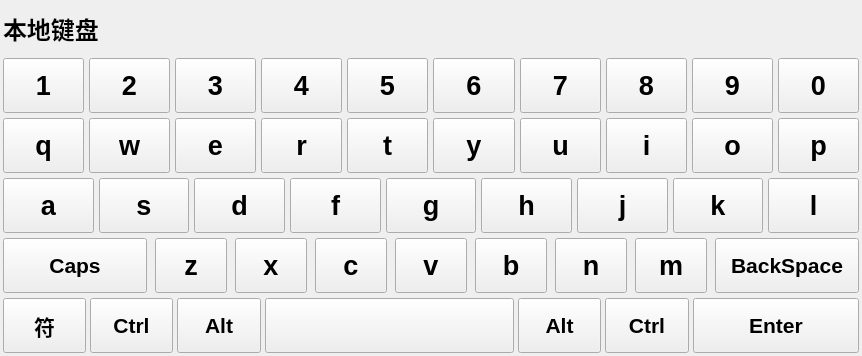
<?xml version="1.0" encoding="UTF-8"?>
<ui version="4.0">
 <class>localKeyboard</class>
 <widget class="QWidget" name="localKeyboard">
  <property name="geometry">
   <rect>
    <x>0</x>
    <y>0</y>
    <width>862</width>
    <height>356</height>
   </rect>
  </property>
  <property name="sizePolicy">
   <sizepolicy hsizetype="Fixed" vsizetype="Fixed">
    <horstretch>0</horstretch>
    <verstretch>0</verstretch>
   </sizepolicy>
  </property>
  <property name="windowTitle">
   <string>本地键盘</string>
  </property>
  <layout class="QVBoxLayout" name="verticalLayout" stretch="1,1,1,1,1,1">
   <property name="spacing">
    <number>5</number>
   </property>
   <property name="leftMargin">
    <number>3</number>
   </property>
   <property name="topMargin">
    <number>3</number>
   </property>
   <property name="rightMargin">
    <number>3</number>
   </property>
   <property name="bottomMargin">
    <number>3</number>
   </property>
   <item>
    <layout class="QHBoxLayout" name="horizontalLayout_6" stretch="7,0">
     <item>
      <widget class="QLabel" name="label">
       <property name="font">
        <font>
         <pointsize>18</pointsize>
         <weight>75</weight>
         <bold>true</bold>
        </font>
       </property>
       <property name="text">
        <string>本地键盘</string>
       </property>
      </widget>
     </item>
     <item>
      <widget class="QPushButton" name="close">
       <property name="sizePolicy">
        <sizepolicy hsizetype="Fixed" vsizetype="Preferred">
         <horstretch>0</horstretch>
         <verstretch>0</verstretch>
        </sizepolicy>
       </property>
       <property name="text">
        <string/>
       </property>
       <property name="icon">
        <iconset resource="res.qrc">
         <normaloff>:/images/close_hover.png</normaloff>:/images/close_hover.png</iconset>
       </property>
       <property name="iconSize">
        <size>
         <width>32</width>
         <height>32</height>
        </size>
       </property>
       <property name="flat">
        <bool>true</bool>
       </property>
      </widget>
     </item>
    </layout>
   </item>
   <item>
    <layout class="QHBoxLayout" name="horizontalLayout_4" stretch="1,1,1,1,1,1,1,1,1,1">
     <item>
      <widget class="QPushButton" name="key_1">
       <property name="sizePolicy">
        <sizepolicy hsizetype="Fixed" vsizetype="Fixed">
         <horstretch>0</horstretch>
         <verstretch>0</verstretch>
        </sizepolicy>
       </property>
       <property name="minimumSize">
        <size>
         <width>44</width>
         <height>55</height>
        </size>
       </property>
       <property name="maximumSize">
        <size>
         <width>16667</width>
         <height>55</height>
        </size>
       </property>
       <property name="font">
        <font>
         <pointsize>20</pointsize>
         <weight>75</weight>
         <bold>true</bold>
        </font>
       </property>
       <property name="whatsThis">
        <string>1|!</string>
       </property>
       <property name="text">
        <string>1</string>
       </property>
      </widget>
     </item>
     <item>
      <widget class="QPushButton" name="key_2">
       <property name="sizePolicy">
        <sizepolicy hsizetype="Fixed" vsizetype="Fixed">
         <horstretch>0</horstretch>
         <verstretch>0</verstretch>
        </sizepolicy>
       </property>
       <property name="minimumSize">
        <size>
         <width>44</width>
         <height>55</height>
        </size>
       </property>
       <property name="maximumSize">
        <size>
         <width>16667</width>
         <height>55</height>
        </size>
       </property>
       <property name="font">
        <font>
         <pointsize>20</pointsize>
         <weight>75</weight>
         <bold>true</bold>
        </font>
       </property>
       <property name="whatsThis">
        <string>2|@</string>
       </property>
       <property name="text">
        <string>2</string>
       </property>
      </widget>
     </item>
     <item>
      <widget class="QPushButton" name="key_3">
       <property name="sizePolicy">
        <sizepolicy hsizetype="Fixed" vsizetype="Fixed">
         <horstretch>0</horstretch>
         <verstretch>0</verstretch>
        </sizepolicy>
       </property>
       <property name="minimumSize">
        <size>
         <width>44</width>
         <height>55</height>
        </size>
       </property>
       <property name="maximumSize">
        <size>
         <width>16667</width>
         <height>55</height>
        </size>
       </property>
       <property name="font">
        <font>
         <pointsize>20</pointsize>
         <weight>75</weight>
         <bold>true</bold>
        </font>
       </property>
       <property name="whatsThis">
        <string>3|#</string>
       </property>
       <property name="text">
        <string>3</string>
       </property>
      </widget>
     </item>
     <item>
      <widget class="QPushButton" name="key_4">
       <property name="sizePolicy">
        <sizepolicy hsizetype="Fixed" vsizetype="Fixed">
         <horstretch>0</horstretch>
         <verstretch>0</verstretch>
        </sizepolicy>
       </property>
       <property name="minimumSize">
        <size>
         <width>44</width>
         <height>55</height>
        </size>
       </property>
       <property name="maximumSize">
        <size>
         <width>16667</width>
         <height>55</height>
        </size>
       </property>
       <property name="font">
        <font>
         <pointsize>20</pointsize>
         <weight>75</weight>
         <bold>true</bold>
        </font>
       </property>
       <property name="whatsThis">
        <string>4|$</string>
       </property>
       <property name="text">
        <string>4</string>
       </property>
      </widget>
     </item>
     <item>
      <widget class="QPushButton" name="key_5">
       <property name="sizePolicy">
        <sizepolicy hsizetype="Fixed" vsizetype="Fixed">
         <horstretch>0</horstretch>
         <verstretch>0</verstretch>
        </sizepolicy>
       </property>
       <property name="minimumSize">
        <size>
         <width>44</width>
         <height>55</height>
        </size>
       </property>
       <property name="maximumSize">
        <size>
         <width>16667</width>
         <height>55</height>
        </size>
       </property>
       <property name="font">
        <font>
         <pointsize>20</pointsize>
         <weight>75</weight>
         <bold>true</bold>
        </font>
       </property>
       <property name="whatsThis">
        <string>5|%</string>
       </property>
       <property name="text">
        <string>5</string>
       </property>
      </widget>
     </item>
     <item>
      <widget class="QPushButton" name="key_6">
       <property name="sizePolicy">
        <sizepolicy hsizetype="Fixed" vsizetype="Fixed">
         <horstretch>0</horstretch>
         <verstretch>0</verstretch>
        </sizepolicy>
       </property>
       <property name="minimumSize">
        <size>
         <width>44</width>
         <height>55</height>
        </size>
       </property>
       <property name="maximumSize">
        <size>
         <width>16667</width>
         <height>55</height>
        </size>
       </property>
       <property name="font">
        <font>
         <pointsize>20</pointsize>
         <weight>75</weight>
         <bold>true</bold>
        </font>
       </property>
       <property name="whatsThis">
        <string>6|^</string>
       </property>
       <property name="text">
        <string>6</string>
       </property>
      </widget>
     </item>
     <item>
      <widget class="QPushButton" name="key_7">
       <property name="sizePolicy">
        <sizepolicy hsizetype="Fixed" vsizetype="Fixed">
         <horstretch>0</horstretch>
         <verstretch>0</verstretch>
        </sizepolicy>
       </property>
       <property name="minimumSize">
        <size>
         <width>44</width>
         <height>55</height>
        </size>
       </property>
       <property name="maximumSize">
        <size>
         <width>16667</width>
         <height>55</height>
        </size>
       </property>
       <property name="font">
        <font>
         <pointsize>20</pointsize>
         <weight>75</weight>
         <bold>true</bold>
        </font>
       </property>
       <property name="whatsThis">
        <string>7|&amp;</string>
       </property>
       <property name="text">
        <string>7</string>
       </property>
      </widget>
     </item>
     <item>
      <widget class="QPushButton" name="key_8">
       <property name="sizePolicy">
        <sizepolicy hsizetype="Fixed" vsizetype="Fixed">
         <horstretch>0</horstretch>
         <verstretch>0</verstretch>
        </sizepolicy>
       </property>
       <property name="minimumSize">
        <size>
         <width>44</width>
         <height>55</height>
        </size>
       </property>
       <property name="maximumSize">
        <size>
         <width>16667</width>
         <height>55</height>
        </size>
       </property>
       <property name="font">
        <font>
         <pointsize>20</pointsize>
         <weight>75</weight>
         <bold>true</bold>
        </font>
       </property>
       <property name="whatsThis">
        <string>8|*</string>
       </property>
       <property name="text">
        <string>8</string>
       </property>
      </widget>
     </item>
     <item>
      <widget class="QPushButton" name="key_9">
       <property name="sizePolicy">
        <sizepolicy hsizetype="Fixed" vsizetype="Fixed">
         <horstretch>0</horstretch>
         <verstretch>0</verstretch>
        </sizepolicy>
       </property>
       <property name="minimumSize">
        <size>
         <width>44</width>
         <height>55</height>
        </size>
       </property>
       <property name="maximumSize">
        <size>
         <width>16667</width>
         <height>55</height>
        </size>
       </property>
       <property name="font">
        <font>
         <pointsize>20</pointsize>
         <weight>75</weight>
         <bold>true</bold>
        </font>
       </property>
       <property name="whatsThis">
        <string>9|(</string>
       </property>
       <property name="text">
        <string>9</string>
       </property>
      </widget>
     </item>
     <item>
      <widget class="QPushButton" name="key_0">
       <property name="sizePolicy">
        <sizepolicy hsizetype="Fixed" vsizetype="Fixed">
         <horstretch>0</horstretch>
         <verstretch>0</verstretch>
        </sizepolicy>
       </property>
       <property name="minimumSize">
        <size>
         <width>44</width>
         <height>55</height>
        </size>
       </property>
       <property name="maximumSize">
        <size>
         <width>16667</width>
         <height>55</height>
        </size>
       </property>
       <property name="font">
        <font>
         <pointsize>20</pointsize>
         <weight>75</weight>
         <bold>true</bold>
        </font>
       </property>
       <property name="whatsThis">
        <string>0|)</string>
       </property>
       <property name="text">
        <string>0</string>
       </property>
      </widget>
     </item>
    </layout>
   </item>
   <item>
    <layout class="QHBoxLayout" name="horizontalLayout" stretch="1,1,1,1,1,1,1,1,1,1">
     <item>
      <widget class="QPushButton" name="q">
       <property name="sizePolicy">
        <sizepolicy hsizetype="Fixed" vsizetype="Fixed">
         <horstretch>0</horstretch>
         <verstretch>0</verstretch>
        </sizepolicy>
       </property>
       <property name="minimumSize">
        <size>
         <width>44</width>
         <height>55</height>
        </size>
       </property>
       <property name="maximumSize">
        <size>
         <width>16667</width>
         <height>55</height>
        </size>
       </property>
       <property name="font">
        <font>
         <pointsize>20</pointsize>
         <weight>75</weight>
         <bold>true</bold>
        </font>
       </property>
       <property name="whatsThis">
        <string>q|{</string>
       </property>
       <property name="text">
        <string>q</string>
       </property>
      </widget>
     </item>
     <item>
      <widget class="QPushButton" name="w">
       <property name="sizePolicy">
        <sizepolicy hsizetype="Fixed" vsizetype="Fixed">
         <horstretch>0</horstretch>
         <verstretch>0</verstretch>
        </sizepolicy>
       </property>
       <property name="minimumSize">
        <size>
         <width>44</width>
         <height>55</height>
        </size>
       </property>
       <property name="maximumSize">
        <size>
         <width>16667</width>
         <height>55</height>
        </size>
       </property>
       <property name="font">
        <font>
         <pointsize>20</pointsize>
         <weight>75</weight>
         <bold>true</bold>
        </font>
       </property>
       <property name="whatsThis">
        <string>w|}</string>
       </property>
       <property name="text">
        <string>w</string>
       </property>
      </widget>
     </item>
     <item>
      <widget class="QPushButton" name="e">
       <property name="sizePolicy">
        <sizepolicy hsizetype="Fixed" vsizetype="Fixed">
         <horstretch>0</horstretch>
         <verstretch>0</verstretch>
        </sizepolicy>
       </property>
       <property name="minimumSize">
        <size>
         <width>44</width>
         <height>55</height>
        </size>
       </property>
       <property name="maximumSize">
        <size>
         <width>16667</width>
         <height>55</height>
        </size>
       </property>
       <property name="font">
        <font>
         <pointsize>20</pointsize>
         <weight>75</weight>
         <bold>true</bold>
        </font>
       </property>
       <property name="whatsThis">
        <string>e|[</string>
       </property>
       <property name="text">
        <string>e</string>
       </property>
      </widget>
     </item>
     <item>
      <widget class="QPushButton" name="r">
       <property name="sizePolicy">
        <sizepolicy hsizetype="Fixed" vsizetype="Fixed">
         <horstretch>0</horstretch>
         <verstretch>0</verstretch>
        </sizepolicy>
       </property>
       <property name="minimumSize">
        <size>
         <width>44</width>
         <height>55</height>
        </size>
       </property>
       <property name="maximumSize">
        <size>
         <width>16667</width>
         <height>55</height>
        </size>
       </property>
       <property name="font">
        <font>
         <pointsize>20</pointsize>
         <weight>75</weight>
         <bold>true</bold>
        </font>
       </property>
       <property name="whatsThis">
        <string>r|]</string>
       </property>
       <property name="text">
        <string>r</string>
       </property>
      </widget>
     </item>
     <item>
      <widget class="QPushButton" name="t">
       <property name="sizePolicy">
        <sizepolicy hsizetype="Fixed" vsizetype="Fixed">
         <horstretch>0</horstretch>
         <verstretch>0</verstretch>
        </sizepolicy>
       </property>
       <property name="minimumSize">
        <size>
         <width>44</width>
         <height>55</height>
        </size>
       </property>
       <property name="maximumSize">
        <size>
         <width>16667</width>
         <height>55</height>
        </size>
       </property>
       <property name="font">
        <font>
         <pointsize>20</pointsize>
         <weight>75</weight>
         <bold>true</bold>
        </font>
       </property>
       <property name="whatsThis">
        <string>t|:</string>
       </property>
       <property name="text">
        <string>t</string>
       </property>
      </widget>
     </item>
     <item>
      <widget class="QPushButton" name="y">
       <property name="sizePolicy">
        <sizepolicy hsizetype="Fixed" vsizetype="Fixed">
         <horstretch>0</horstretch>
         <verstretch>0</verstretch>
        </sizepolicy>
       </property>
       <property name="minimumSize">
        <size>
         <width>44</width>
         <height>55</height>
        </size>
       </property>
       <property name="maximumSize">
        <size>
         <width>16667</width>
         <height>55</height>
        </size>
       </property>
       <property name="font">
        <font>
         <pointsize>20</pointsize>
         <weight>75</weight>
         <bold>true</bold>
        </font>
       </property>
       <property name="whatsThis">
        <string>y|;</string>
       </property>
       <property name="text">
        <string>y</string>
       </property>
      </widget>
     </item>
     <item>
      <widget class="QPushButton" name="u">
       <property name="sizePolicy">
        <sizepolicy hsizetype="Fixed" vsizetype="Fixed">
         <horstretch>0</horstretch>
         <verstretch>0</verstretch>
        </sizepolicy>
       </property>
       <property name="minimumSize">
        <size>
         <width>44</width>
         <height>55</height>
        </size>
       </property>
       <property name="maximumSize">
        <size>
         <width>16667</width>
         <height>55</height>
        </size>
       </property>
       <property name="font">
        <font>
         <pointsize>20</pointsize>
         <weight>75</weight>
         <bold>true</bold>
        </font>
       </property>
       <property name="whatsThis">
        <string>u|&quot;</string>
       </property>
       <property name="text">
        <string>u</string>
       </property>
      </widget>
     </item>
     <item>
      <widget class="QPushButton" name="i">
       <property name="sizePolicy">
        <sizepolicy hsizetype="Fixed" vsizetype="Fixed">
         <horstretch>0</horstretch>
         <verstretch>0</verstretch>
        </sizepolicy>
       </property>
       <property name="minimumSize">
        <size>
         <width>44</width>
         <height>55</height>
        </size>
       </property>
       <property name="maximumSize">
        <size>
         <width>16667</width>
         <height>55</height>
        </size>
       </property>
       <property name="font">
        <font>
         <pointsize>20</pointsize>
         <weight>75</weight>
         <bold>true</bold>
        </font>
       </property>
       <property name="whatsThis">
        <string>i|'</string>
       </property>
       <property name="text">
        <string>i</string>
       </property>
      </widget>
     </item>
     <item>
      <widget class="QPushButton" name="o">
       <property name="sizePolicy">
        <sizepolicy hsizetype="Fixed" vsizetype="Fixed">
         <horstretch>0</horstretch>
         <verstretch>0</verstretch>
        </sizepolicy>
       </property>
       <property name="minimumSize">
        <size>
         <width>44</width>
         <height>55</height>
        </size>
       </property>
       <property name="maximumSize">
        <size>
         <width>16667</width>
         <height>55</height>
        </size>
       </property>
       <property name="font">
        <font>
         <pointsize>20</pointsize>
         <weight>75</weight>
         <bold>true</bold>
        </font>
       </property>
       <property name="whatsThis">
        <string>o|-</string>
       </property>
       <property name="text">
        <string>o</string>
       </property>
      </widget>
     </item>
     <item>
      <widget class="QPushButton" name="p">
       <property name="sizePolicy">
        <sizepolicy hsizetype="Fixed" vsizetype="Fixed">
         <horstretch>0</horstretch>
         <verstretch>0</verstretch>
        </sizepolicy>
       </property>
       <property name="minimumSize">
        <size>
         <width>44</width>
         <height>55</height>
        </size>
       </property>
       <property name="maximumSize">
        <size>
         <width>16667</width>
         <height>55</height>
        </size>
       </property>
       <property name="font">
        <font>
         <pointsize>20</pointsize>
         <weight>75</weight>
         <bold>true</bold>
        </font>
       </property>
       <property name="whatsThis">
        <string>p|_</string>
       </property>
       <property name="text">
        <string>p</string>
       </property>
      </widget>
     </item>
    </layout>
   </item>
   <item>
    <layout class="QHBoxLayout" name="horizontalLayout_2" stretch="1,1,1,1,1,1,1,1,1">
     <item>
      <widget class="QPushButton" name="a">
       <property name="sizePolicy">
        <sizepolicy hsizetype="Fixed" vsizetype="Fixed">
         <horstretch>0</horstretch>
         <verstretch>0</verstretch>
        </sizepolicy>
       </property>
       <property name="minimumSize">
        <size>
         <width>44</width>
         <height>55</height>
        </size>
       </property>
       <property name="maximumSize">
        <size>
         <width>16667</width>
         <height>55</height>
        </size>
       </property>
       <property name="font">
        <font>
         <pointsize>20</pointsize>
         <weight>75</weight>
         <bold>true</bold>
        </font>
       </property>
       <property name="whatsThis">
        <string>a|+</string>
       </property>
       <property name="text">
        <string>a</string>
       </property>
      </widget>
     </item>
     <item>
      <widget class="QPushButton" name="s">
       <property name="sizePolicy">
        <sizepolicy hsizetype="Fixed" vsizetype="Fixed">
         <horstretch>0</horstretch>
         <verstretch>0</verstretch>
        </sizepolicy>
       </property>
       <property name="minimumSize">
        <size>
         <width>44</width>
         <height>55</height>
        </size>
       </property>
       <property name="maximumSize">
        <size>
         <width>16667</width>
         <height>55</height>
        </size>
       </property>
       <property name="font">
        <font>
         <pointsize>20</pointsize>
         <weight>75</weight>
         <bold>true</bold>
        </font>
       </property>
       <property name="whatsThis">
        <string>s|=</string>
       </property>
       <property name="text">
        <string>s</string>
       </property>
      </widget>
     </item>
     <item>
      <widget class="QPushButton" name="d">
       <property name="sizePolicy">
        <sizepolicy hsizetype="Fixed" vsizetype="Fixed">
         <horstretch>0</horstretch>
         <verstretch>0</verstretch>
        </sizepolicy>
       </property>
       <property name="minimumSize">
        <size>
         <width>44</width>
         <height>55</height>
        </size>
       </property>
       <property name="maximumSize">
        <size>
         <width>16667</width>
         <height>55</height>
        </size>
       </property>
       <property name="font">
        <font>
         <pointsize>20</pointsize>
         <weight>75</weight>
         <bold>true</bold>
        </font>
       </property>
       <property name="whatsThis">
        <string>d|&lt;</string>
       </property>
       <property name="text">
        <string>d</string>
       </property>
      </widget>
     </item>
     <item>
      <widget class="QPushButton" name="f">
       <property name="sizePolicy">
        <sizepolicy hsizetype="Fixed" vsizetype="Fixed">
         <horstretch>0</horstretch>
         <verstretch>0</verstretch>
        </sizepolicy>
       </property>
       <property name="minimumSize">
        <size>
         <width>44</width>
         <height>55</height>
        </size>
       </property>
       <property name="maximumSize">
        <size>
         <width>16667</width>
         <height>55</height>
        </size>
       </property>
       <property name="font">
        <font>
         <pointsize>20</pointsize>
         <weight>75</weight>
         <bold>true</bold>
        </font>
       </property>
       <property name="whatsThis">
        <string>f|&gt;</string>
       </property>
       <property name="text">
        <string>f</string>
       </property>
      </widget>
     </item>
     <item>
      <widget class="QPushButton" name="g">
       <property name="sizePolicy">
        <sizepolicy hsizetype="Fixed" vsizetype="Fixed">
         <horstretch>0</horstretch>
         <verstretch>0</verstretch>
        </sizepolicy>
       </property>
       <property name="minimumSize">
        <size>
         <width>44</width>
         <height>55</height>
        </size>
       </property>
       <property name="maximumSize">
        <size>
         <width>16667</width>
         <height>55</height>
        </size>
       </property>
       <property name="font">
        <font>
         <pointsize>20</pointsize>
         <weight>75</weight>
         <bold>true</bold>
        </font>
       </property>
       <property name="whatsThis">
        <string>g|,</string>
       </property>
       <property name="text">
        <string>g</string>
       </property>
      </widget>
     </item>
     <item>
      <widget class="QPushButton" name="h">
       <property name="sizePolicy">
        <sizepolicy hsizetype="Fixed" vsizetype="Fixed">
         <horstretch>0</horstretch>
         <verstretch>0</verstretch>
        </sizepolicy>
       </property>
       <property name="minimumSize">
        <size>
         <width>44</width>
         <height>55</height>
        </size>
       </property>
       <property name="maximumSize">
        <size>
         <width>16667</width>
         <height>55</height>
        </size>
       </property>
       <property name="font">
        <font>
         <pointsize>20</pointsize>
         <weight>75</weight>
         <bold>true</bold>
        </font>
       </property>
       <property name="whatsThis">
        <string>h|.</string>
       </property>
       <property name="text">
        <string>h</string>
       </property>
      </widget>
     </item>
     <item>
      <widget class="QPushButton" name="j">
       <property name="sizePolicy">
        <sizepolicy hsizetype="Fixed" vsizetype="Fixed">
         <horstretch>0</horstretch>
         <verstretch>0</verstretch>
        </sizepolicy>
       </property>
       <property name="minimumSize">
        <size>
         <width>44</width>
         <height>55</height>
        </size>
       </property>
       <property name="maximumSize">
        <size>
         <width>16667</width>
         <height>55</height>
        </size>
       </property>
       <property name="font">
        <font>
         <pointsize>20</pointsize>
         <weight>75</weight>
         <bold>true</bold>
        </font>
       </property>
       <property name="whatsThis">
        <string>j|?</string>
       </property>
       <property name="text">
        <string>j</string>
       </property>
      </widget>
     </item>
     <item>
      <widget class="QPushButton" name="k">
       <property name="sizePolicy">
        <sizepolicy hsizetype="Fixed" vsizetype="Fixed">
         <horstretch>0</horstretch>
         <verstretch>0</verstretch>
        </sizepolicy>
       </property>
       <property name="minimumSize">
        <size>
         <width>44</width>
         <height>55</height>
        </size>
       </property>
       <property name="maximumSize">
        <size>
         <width>16667</width>
         <height>55</height>
        </size>
       </property>
       <property name="font">
        <font>
         <pointsize>20</pointsize>
         <weight>75</weight>
         <bold>true</bold>
        </font>
       </property>
       <property name="whatsThis">
        <string>k|/</string>
       </property>
       <property name="text">
        <string>k</string>
       </property>
      </widget>
     </item>
     <item>
      <widget class="QPushButton" name="l">
       <property name="sizePolicy">
        <sizepolicy hsizetype="Fixed" vsizetype="Fixed">
         <horstretch>0</horstretch>
         <verstretch>0</verstretch>
        </sizepolicy>
       </property>
       <property name="minimumSize">
        <size>
         <width>44</width>
         <height>55</height>
        </size>
       </property>
       <property name="maximumSize">
        <size>
         <width>16667</width>
         <height>55</height>
        </size>
       </property>
       <property name="font">
        <font>
         <pointsize>20</pointsize>
         <weight>75</weight>
         <bold>true</bold>
        </font>
       </property>
       <property name="whatsThis">
        <string>l|~</string>
       </property>
       <property name="text">
        <string>l</string>
       </property>
      </widget>
     </item>
    </layout>
   </item>
   <item>
    <layout class="QHBoxLayout" name="horizontalLayout_5" stretch="2,1,1,1,1,1,1,1,2">
     <property name="spacing">
      <number>8</number>
     </property>
     <item>
      <widget class="QPushButton" name="Caps">
       <property name="sizePolicy">
        <sizepolicy hsizetype="Fixed" vsizetype="Fixed">
         <horstretch>0</horstretch>
         <verstretch>0</verstretch>
        </sizepolicy>
       </property>
       <property name="minimumSize">
        <size>
         <width>44</width>
         <height>55</height>
        </size>
       </property>
       <property name="maximumSize">
        <size>
         <width>16667</width>
         <height>55</height>
        </size>
       </property>
       <property name="font">
        <font>
         <pointsize>16</pointsize>
         <weight>75</weight>
         <bold>true</bold>
        </font>
       </property>
       <property name="text">
        <string>Caps</string>
       </property>
       <property name="checkable">
        <bool>true</bool>
       </property>
      </widget>
     </item>
     <item>
      <widget class="QPushButton" name="z">
       <property name="sizePolicy">
        <sizepolicy hsizetype="Fixed" vsizetype="Fixed">
         <horstretch>0</horstretch>
         <verstretch>0</verstretch>
        </sizepolicy>
       </property>
       <property name="minimumSize">
        <size>
         <width>44</width>
         <height>55</height>
        </size>
       </property>
       <property name="maximumSize">
        <size>
         <width>16667</width>
         <height>55</height>
        </size>
       </property>
       <property name="font">
        <font>
         <pointsize>20</pointsize>
         <weight>75</weight>
         <bold>true</bold>
        </font>
       </property>
       <property name="whatsThis">
        <string>z|`</string>
       </property>
       <property name="text">
        <string>z</string>
       </property>
      </widget>
     </item>
     <item>
      <widget class="QPushButton" name="x">
       <property name="sizePolicy">
        <sizepolicy hsizetype="Fixed" vsizetype="Fixed">
         <horstretch>0</horstretch>
         <verstretch>0</verstretch>
        </sizepolicy>
       </property>
       <property name="minimumSize">
        <size>
         <width>44</width>
         <height>55</height>
        </size>
       </property>
       <property name="maximumSize">
        <size>
         <width>16667</width>
         <height>55</height>
        </size>
       </property>
       <property name="font">
        <font>
         <pointsize>20</pointsize>
         <weight>75</weight>
         <bold>true</bold>
        </font>
       </property>
       <property name="whatsThis">
        <string>x||</string>
       </property>
       <property name="text">
        <string>x</string>
       </property>
      </widget>
     </item>
     <item>
      <widget class="QPushButton" name="c">
       <property name="sizePolicy">
        <sizepolicy hsizetype="Fixed" vsizetype="Fixed">
         <horstretch>0</horstretch>
         <verstretch>0</verstretch>
        </sizepolicy>
       </property>
       <property name="minimumSize">
        <size>
         <width>44</width>
         <height>55</height>
        </size>
       </property>
       <property name="maximumSize">
        <size>
         <width>16667</width>
         <height>55</height>
        </size>
       </property>
       <property name="font">
        <font>
         <pointsize>20</pointsize>
         <weight>75</weight>
         <bold>true</bold>
        </font>
       </property>
       <property name="whatsThis">
        <string>c|\</string>
       </property>
       <property name="text">
        <string>c</string>
       </property>
      </widget>
     </item>
     <item>
      <widget class="QPushButton" name="v">
       <property name="sizePolicy">
        <sizepolicy hsizetype="Fixed" vsizetype="Fixed">
         <horstretch>0</horstretch>
         <verstretch>0</verstretch>
        </sizepolicy>
       </property>
       <property name="minimumSize">
        <size>
         <width>44</width>
         <height>55</height>
        </size>
       </property>
       <property name="maximumSize">
        <size>
         <width>16667</width>
         <height>55</height>
        </size>
       </property>
       <property name="font">
        <font>
         <pointsize>20</pointsize>
         <weight>75</weight>
         <bold>true</bold>
        </font>
       </property>
       <property name="whatsThis">
        <string>v|°</string>
       </property>
       <property name="text">
        <string>v</string>
       </property>
      </widget>
     </item>
     <item>
      <widget class="QPushButton" name="b">
       <property name="sizePolicy">
        <sizepolicy hsizetype="Fixed" vsizetype="Fixed">
         <horstretch>0</horstretch>
         <verstretch>0</verstretch>
        </sizepolicy>
       </property>
       <property name="minimumSize">
        <size>
         <width>44</width>
         <height>55</height>
        </size>
       </property>
       <property name="maximumSize">
        <size>
         <width>16667</width>
         <height>55</height>
        </size>
       </property>
       <property name="font">
        <font>
         <pointsize>20</pointsize>
         <weight>75</weight>
         <bold>true</bold>
        </font>
       </property>
       <property name="whatsThis">
        <string>b|℃</string>
       </property>
       <property name="text">
        <string>b</string>
       </property>
      </widget>
     </item>
     <item>
      <widget class="QPushButton" name="n">
       <property name="sizePolicy">
        <sizepolicy hsizetype="Fixed" vsizetype="Fixed">
         <horstretch>0</horstretch>
         <verstretch>0</verstretch>
        </sizepolicy>
       </property>
       <property name="minimumSize">
        <size>
         <width>44</width>
         <height>55</height>
        </size>
       </property>
       <property name="maximumSize">
        <size>
         <width>16667</width>
         <height>55</height>
        </size>
       </property>
       <property name="font">
        <font>
         <pointsize>20</pointsize>
         <weight>75</weight>
         <bold>true</bold>
        </font>
       </property>
       <property name="whatsThis">
        <string>n|℉</string>
       </property>
       <property name="text">
        <string>n</string>
       </property>
      </widget>
     </item>
     <item>
      <widget class="QPushButton" name="m">
       <property name="sizePolicy">
        <sizepolicy hsizetype="Fixed" vsizetype="Fixed">
         <horstretch>0</horstretch>
         <verstretch>0</verstretch>
        </sizepolicy>
       </property>
       <property name="minimumSize">
        <size>
         <width>44</width>
         <height>55</height>
        </size>
       </property>
       <property name="maximumSize">
        <size>
         <width>16667</width>
         <height>55</height>
        </size>
       </property>
       <property name="font">
        <font>
         <pointsize>20</pointsize>
         <weight>75</weight>
         <bold>true</bold>
        </font>
       </property>
       <property name="whatsThis">
        <string>m|…</string>
       </property>
       <property name="text">
        <string>m</string>
       </property>
      </widget>
     </item>
     <item>
      <widget class="QPushButton" name="BackSpace">
       <property name="sizePolicy">
        <sizepolicy hsizetype="Fixed" vsizetype="Fixed">
         <horstretch>0</horstretch>
         <verstretch>0</verstretch>
        </sizepolicy>
       </property>
       <property name="minimumSize">
        <size>
         <width>44</width>
         <height>55</height>
        </size>
       </property>
       <property name="maximumSize">
        <size>
         <width>16667</width>
         <height>55</height>
        </size>
       </property>
       <property name="font">
        <font>
         <pointsize>16</pointsize>
         <weight>75</weight>
         <bold>true</bold>
        </font>
       </property>
       <property name="autoFillBackground">
        <bool>false</bool>
       </property>
       <property name="styleSheet">
        <string notr="true">QPushButton ::hover
{
	
	background-color: rgb(85, 87, 83);
	
	color: rgb(255, 255, 255);

}</string>
       </property>
       <property name="text">
        <string>BackSpace</string>
       </property>
       <property name="autoDefault">
        <bool>true</bool>
       </property>
       <property name="default">
        <bool>false</bool>
       </property>
       <property name="flat">
        <bool>false</bool>
       </property>
      </widget>
     </item>
    </layout>
   </item>
   <item>
    <layout class="QHBoxLayout" name="horizontalLayout_3" stretch="1,1,1,3,1,1,2">
     <property name="spacing">
      <number>4</number>
     </property>
     <item>
      <widget class="QPushButton" name="sym">
       <property name="sizePolicy">
        <sizepolicy hsizetype="Preferred" vsizetype="Fixed">
         <horstretch>0</horstretch>
         <verstretch>0</verstretch>
        </sizepolicy>
       </property>
       <property name="minimumSize">
        <size>
         <width>44</width>
         <height>55</height>
        </size>
       </property>
       <property name="maximumSize">
        <size>
         <width>16667</width>
         <height>55</height>
        </size>
       </property>
       <property name="font">
        <font>
         <pointsize>16</pointsize>
         <weight>75</weight>
         <bold>true</bold>
        </font>
       </property>
       <property name="text">
        <string>符</string>
       </property>
       <property name="checkable">
        <bool>true</bool>
       </property>
      </widget>
     </item>
     <item>
      <widget class="QPushButton" name="lctrl">
       <property name="sizePolicy">
        <sizepolicy hsizetype="Preferred" vsizetype="Fixed">
         <horstretch>0</horstretch>
         <verstretch>0</verstretch>
        </sizepolicy>
       </property>
       <property name="minimumSize">
        <size>
         <width>44</width>
         <height>55</height>
        </size>
       </property>
       <property name="maximumSize">
        <size>
         <width>16667</width>
         <height>55</height>
        </size>
       </property>
       <property name="font">
        <font>
         <pointsize>16</pointsize>
         <weight>75</weight>
         <bold>true</bold>
        </font>
       </property>
       <property name="text">
        <string>Ctrl</string>
       </property>
       <property name="checkable">
        <bool>true</bool>
       </property>
      </widget>
     </item>
     <item>
      <widget class="QPushButton" name="lalt">
       <property name="sizePolicy">
        <sizepolicy hsizetype="Preferred" vsizetype="Fixed">
         <horstretch>0</horstretch>
         <verstretch>0</verstretch>
        </sizepolicy>
       </property>
       <property name="minimumSize">
        <size>
         <width>44</width>
         <height>55</height>
        </size>
       </property>
       <property name="maximumSize">
        <size>
         <width>16667</width>
         <height>55</height>
        </size>
       </property>
       <property name="font">
        <font>
         <pointsize>16</pointsize>
         <weight>75</weight>
         <bold>true</bold>
        </font>
       </property>
       <property name="text">
        <string>Alt</string>
       </property>
       <property name="checkable">
        <bool>true</bool>
       </property>
      </widget>
     </item>
     <item>
      <widget class="QPushButton" name="Space">
       <property name="sizePolicy">
        <sizepolicy hsizetype="Preferred" vsizetype="Fixed">
         <horstretch>0</horstretch>
         <verstretch>0</verstretch>
        </sizepolicy>
       </property>
       <property name="minimumSize">
        <size>
         <width>44</width>
         <height>55</height>
        </size>
       </property>
       <property name="maximumSize">
        <size>
         <width>16667</width>
         <height>55</height>
        </size>
       </property>
       <property name="font">
        <font>
         <pointsize>16</pointsize>
         <weight>75</weight>
         <bold>true</bold>
        </font>
       </property>
       <property name="autoFillBackground">
        <bool>false</bool>
       </property>
       <property name="styleSheet">
        <string notr="true">QPushButton ::hover
{
	
	background-color: rgb(85, 87, 83);
	
	color: rgb(255, 255, 255);

}</string>
       </property>
       <property name="text">
        <string/>
       </property>
       <property name="autoDefault">
        <bool>true</bool>
       </property>
       <property name="default">
        <bool>false</bool>
       </property>
       <property name="flat">
        <bool>false</bool>
       </property>
      </widget>
     </item>
     <item>
      <widget class="QPushButton" name="ralt">
       <property name="sizePolicy">
        <sizepolicy hsizetype="Preferred" vsizetype="Fixed">
         <horstretch>0</horstretch>
         <verstretch>0</verstretch>
        </sizepolicy>
       </property>
       <property name="minimumSize">
        <size>
         <width>44</width>
         <height>55</height>
        </size>
       </property>
       <property name="maximumSize">
        <size>
         <width>16667</width>
         <height>55</height>
        </size>
       </property>
       <property name="font">
        <font>
         <pointsize>16</pointsize>
         <weight>75</weight>
         <bold>true</bold>
        </font>
       </property>
       <property name="text">
        <string>Alt</string>
       </property>
       <property name="checkable">
        <bool>true</bool>
       </property>
      </widget>
     </item>
     <item>
      <widget class="QPushButton" name="rctrl">
       <property name="sizePolicy">
        <sizepolicy hsizetype="Preferred" vsizetype="Fixed">
         <horstretch>0</horstretch>
         <verstretch>0</verstretch>
        </sizepolicy>
       </property>
       <property name="minimumSize">
        <size>
         <width>44</width>
         <height>55</height>
        </size>
       </property>
       <property name="maximumSize">
        <size>
         <width>16667</width>
         <height>55</height>
        </size>
       </property>
       <property name="font">
        <font>
         <pointsize>16</pointsize>
         <weight>75</weight>
         <bold>true</bold>
        </font>
       </property>
       <property name="text">
        <string>Ctrl</string>
       </property>
       <property name="checkable">
        <bool>true</bool>
       </property>
      </widget>
     </item>
     <item>
      <widget class="QPushButton" name="enter">
       <property name="sizePolicy">
        <sizepolicy hsizetype="Preferred" vsizetype="Fixed">
         <horstretch>0</horstretch>
         <verstretch>0</verstretch>
        </sizepolicy>
       </property>
       <property name="minimumSize">
        <size>
         <width>44</width>
         <height>55</height>
        </size>
       </property>
       <property name="maximumSize">
        <size>
         <width>16667</width>
         <height>55</height>
        </size>
       </property>
       <property name="font">
        <font>
         <pointsize>16</pointsize>
         <weight>75</weight>
         <bold>true</bold>
        </font>
       </property>
       <property name="autoFillBackground">
        <bool>false</bool>
       </property>
       <property name="styleSheet">
        <string notr="true">QPushButton ::hover
{
	
	background-color: rgb(85, 87, 83);
	
	color: rgb(255, 255, 255);

}</string>
       </property>
       <property name="text">
        <string>Enter</string>
       </property>
       <property name="autoDefault">
        <bool>true</bool>
       </property>
       <property name="default">
        <bool>false</bool>
       </property>
       <property name="flat">
        <bool>false</bool>
       </property>
      </widget>
     </item>
    </layout>
   </item>
  </layout>
 </widget>
 <resources>
  <include location="res.qrc"/>
 </resources>
 <connections/>
</ui>
